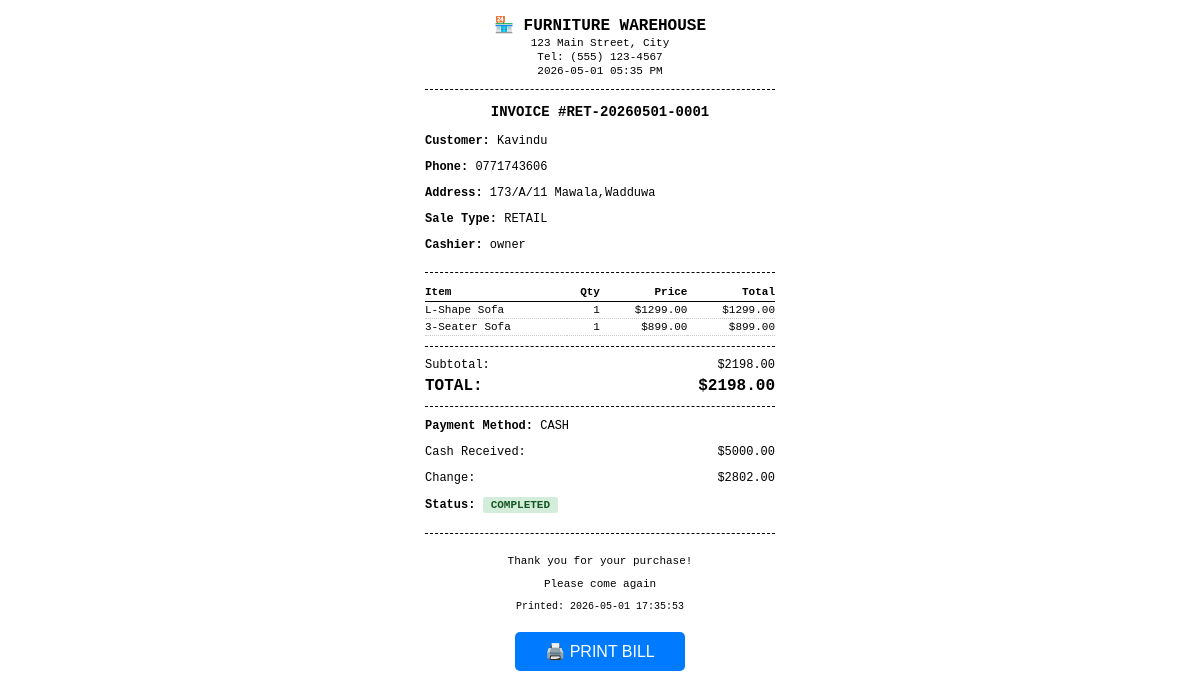
Screenshot of /api/orders/RET-20260501-0001/bill (signed in) with the database file from the repository.
### app/models/order.py (models this page shows, shortened)
class Order(db.Model):
    __tablename__ = 'orders'
    id = db.Column(db.Integer, primary_key=True)
    order_number = db.Column(db.String(20), unique=True, index=True)
    order_type = db.Column(db.String(20), default='retail')  # retail, wholesale
    sale_type = db.Column(db.String(20), default='retail')
    user_id = db.Column(db.Integer, db.ForeignKey('users.id'))
    customer_id = db.Column(db.Integer, db.ForeignKey('customers.id'), nullable=True)
    customer_name = db.Column(db.String(100))
    customer_phone = db.Column(db.String(20))
    customer_address = db.Column(db.Text)
    subtotal = db.Column(db.Float, default=0.0)
    tax_amount = db.Column(db.Float, default=0.0)
    discount_amount = db.Column(db.Float, default=0.0)
    delivery_charge = db.Column(db.Float, default=0.0)
    total = db.Column(db.Float, default=0.0)
    payment_method = db.Column(db.String(20))  # cash, card, credit
    payment_status = db.Column(db.String(20), default='pending')
    cash_received = db.Column(db.Float)
    change_given = db.Column(db.Float)
    status = db.Column(db.String(20), default='completed')
    notes = db.Column(db.Text)
    created_at = db.Column(db.DateTime, default=datetime.utcnow)
    items = db.relationship('OrderItem', backref='order', lazy=True, cascade='all, delete-orphan')

class OrderItem(db.Model):
    __tablename__ = 'order_items'
    id = db.Column(db.Integer, primary_key=True)
    order_id = db.Column(db.Integer, db.ForeignKey('orders.id'))
    product_id = db.Column(db.Integer, db.ForeignKey('products.id'))
    product_name = db.Column(db.String(200))
    product_barcode = db.Column(db.String(50))
    product_price = db.Column(db.Float)
    quantity = db.Column(db.Integer, default=1)
    discount_percent = db.Column(db.Float, default=0)
    line_total = db.Column(db.Float)
    discount_amount = db.Column(db.Float, default=0)

### app/models/user.py (models this page shows, shortened)
class User(UserMixin, db.Model):
    __tablename__ = 'users'
    id = db.Column(db.Integer, primary_key=True)
    username = db.Column(db.String(50), unique=True, nullable=False)
    email = db.Column(db.String(120), unique=True, nullable=False)
    password_hash = db.Column(db.String(255), nullable=False)
    role = db.Column(db.String(20), default='staff')  # owner, manager, staff
    is_active = db.Column(db.Boolean, default=True)
    created_at = db.Column(db.DateTime, default=datetime.utcnow)
    last_login = db.Column(db.DateTime)
    orders = db.relationship('Order', backref='cashier_rel', lazy=True, foreign_keys='Order.user_id')

### app/routes/api.py (the view)
@api_bp.route('/orders/<order_number>/bill')
@login_required
def get_bill(order_number):
    order = Order.query.filter_by(order_number=order_number).first()
    if not order:
        return jsonify({'error': 'Order not found'}), 404
    customer_name = order.customer_name or 'Walk-in Customer'
    return render_template('pos/bill.html', order=order, customer_name=customer_name)

### app/models/user.py (called while the page is built)
@login_manager.user_loader
def load_user(user_id):
    return User.query.get(int(user_id))

### app/templates/pos/bill.html (shortened to what this page needs)
<!DOCTYPE html>
<html>
<head>
</head>
<body>
    <div class="header">
        <h3>🏪 FURNITURE WAREHOUSE</h3>
        <p>123 Main Street, City</p>
        <p>Tel: (555) 123-4567</p>
        <p>{{ order.created_at.strftime('%Y-%m-%d %I:%M %p') }}</p>
    </div>
    <p style="text-align: center; font-weight: bold; font-size: 14px;">
        INVOICE #{{ order.order_number }}
    </p>
    <div class="customer-info">
        <p><strong>Customer:</strong> {{ customer_name }}</p>
        {% if order.customer_phone %}
        <p><strong>Phone:</strong> {{ order.customer_phone }}</p>
        {% endif %}
        {% if order.customer_address %}
        <p><strong>Address:</strong> {{ order.customer_address }}</p>
        {% endif %}
        <p><strong>Sale Type:</strong> {{ order.order_type.upper() if order.order_type else 'RETAIL' }}</p>
        <p><strong>Cashier:</strong> {{ order.cashier_rel.username if order.cashier_rel else 'N/A' }}</p>
    </div>
    <table class="items">
        <thead>
            <tr>
                <th>Item</th>
                <th class="text-right">Qty</th>
                <th class="text-right">Price</th>
                <th class="text-right">Total</th>
            </tr>
        </thead>
        <tbody>
            {% for item in order.items %}
            <tr>
                <td>{{ item.product_name[:20] }}{% if item.product_name|length > 20 %}...{% endif %}</td>
                <td class="text-right">{{ item.quantity }}</td>
                <td class="text-right">${{ "%.2f"|format(item.product_price) }}</td>
                <td class="text-right">${{ "%.2f"|format(item.line_total) }}</td>
            </tr>
            {% endfor %}
        </tbody>
    </table>
    <div class="totals">
        <p>Subtotal: <span style="float: right;">${{ "%.2f"|format(order.subtotal) }}</span></p>
        <p class="grand-total">TOTAL: <span style="float: right;">${{ "%.2f"|format(order.total) }}</span></p>
    </div>
    <div class="payment-info">
        <p><strong>Payment Method:</strong> {{ order.payment_method.upper() }}</p>
        {% if order.payment_method == 'cash' and order.cash_received %}
        <p>Cash Received: <span style="float: right;">${{ "%.2f"|format(order.cash_received) }}</span></p>
        <p>Change: <span style="float: right;">${{ "%.2f"|format(order.change_given) }}</span></p>
        {% endif %}
        <p>
            <strong>Status:</strong>
            <span class="status-badge status-{{ 'completed' if order.payment_status == 'completed' else 'pending' }}">
                {{ order.payment_status.upper() }}
            </span>
        </p>
    </div>
    <div class="footer">
        <p>Thank you for your purchase!</p>
        <p>Please come again</p>
        <p style="font-size: 10px;">Printed: {{ order.created_at.strftime('%Y-%m-%d %H:%M:%S') }}</p>
    </div>
    <button class="btn-print no-print" onclick="window.print()">🖨️ PRINT BILL</button>
</body>
</html>

### app/templates/pos/bill.html (style rules this page uses)
body { font-family: 'Courier New', monospace; max-width: 350px; margin: 0 auto; padding: 15px; background: #fff; }
.header { text-align: center; border-bottom: 1px dashed #000; padding-bottom: 10px; margin-bottom: 10px; }
.header h3 { margin: 0; font-size: 16px; }
.header p { margin: 2px 0; font-size: 11px; }
.customer-info { border-bottom: 1px dashed #000; padding-bottom: 8px; margin-bottom: 8px; font-size: 12px; }
.items { width: 100%; border-collapse: collapse; margin: 10px 0; font-size: 11px; }
.items th { border-bottom: 1px solid #000; text-align: left; padding: 3px 0; }
.items td { padding: 2px 0; border-bottom: 1px dotted #ccc; }
.items .text-right { text-align: right; }
.totals { border-top: 1px dashed #000; border-bottom: 1px dashed #000; padding: 8px 0; margin: 10px 0; font-size: 12px; }
.totals p { margin: 3px 0; }
.totals .grand-total { font-size: 16px; font-weight: bold; margin-top: 5px; }
.payment-info { font-size: 12px; margin: 10px 0; }
.footer { text-align: center; margin-top: 20px; font-size: 11px; border-top: 1px dashed #000; padding-top: 10px; }
.btn-print { display: block; margin: 20px auto; padding: 10px 30px; font-size: 16px; background: #007bff; color: white; border: none; border-radius: 5px; cursor: pointer; }
.status-badge { display: inline-block; padding: 2px 8px; border-radius: 3px; font-size: 11px; font-weight: bold; }
.status-completed { background: #d4edda; color: #155724; }

### rows the page displays
Order: created_at "2026-05-01 05:35 PM", order_number "RET-20260501-0001", customer_name "Kavindu", customer_phone "0771743606", customer_address "173/A/11 Mawala,Wadduwa", order_type "RETAIL", subtotal "2198.00", total "2198.00", payment_method "CASH", cash_received "5000.00", change_given "2802.00", payment_status "COMPLETED", created_at "2026-05-01 17:35:53"
User: cashier_rel "owner"
OrderItem: product_name "L-Shape Sofa", quantity "1", product_price "1299.00", line_total "1299.00"
OrderItem: product_name "3-Seater Sofa", quantity "1", product_price "899.00", line_total "899.00"
